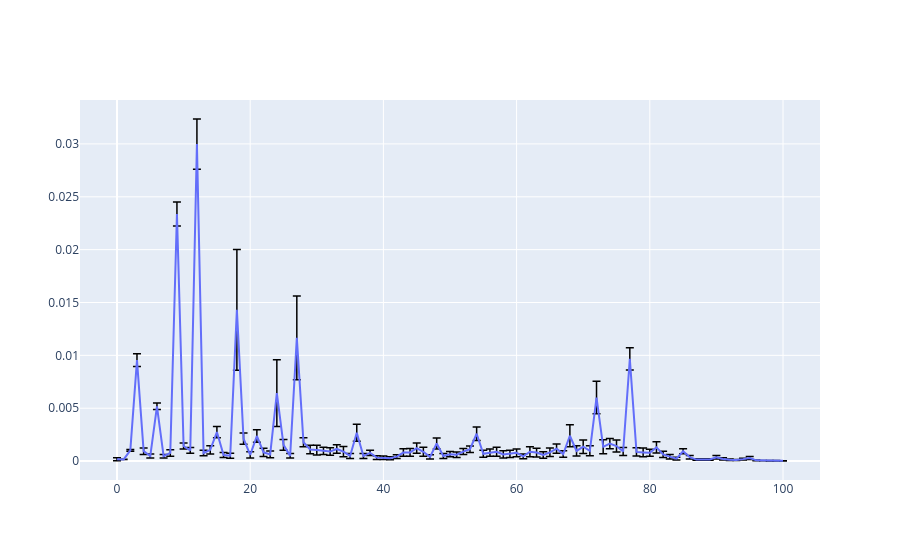

The notebook cell this image was saved under:
### Code cell
fig = go.Figure()
fig.add_trace(
    go.Scatter(
        y=np.array(pro_data[f"acc{sensor}"].iloc[16000:17000].to_list()).mean(axis=0),
        error_y=dict(
            type="data",
            array=np.std(
                np.array(pro_data[f"acc{sensor}"].iloc[16000:17000].to_list()), axis=0
            ),
            visible=True,
            color="black",
            thickness=1.5,
        ),
    )
)
